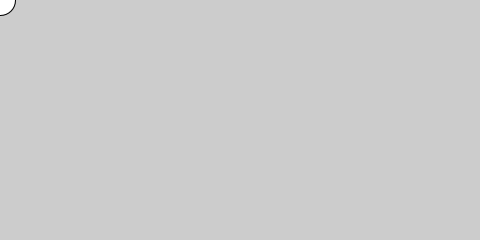
Frame 1 (no input)
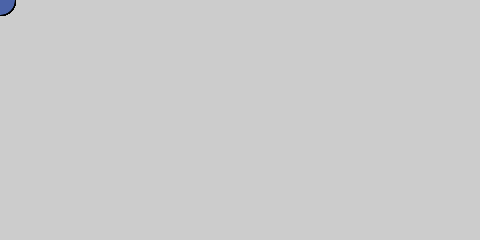
Frame 60 (the mouse pressed at the canvas centre just before this capture)
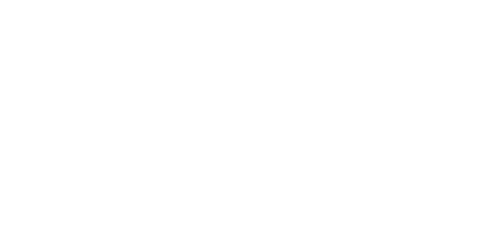
Frame 120 (the mouse held since frame 60 and released just before this capture)

The Processing sketch that drew these frames (run headless with seeded random() and noise(); from frame 60 on, the mouse is pressed at the canvas centre):

// Processing sketch: processing_89559
// ── processing_89559.pde

void setup(){ 
size(480,240); 
smooth(); 
} 

void draw(){ 
if (mousePressed){ 
background(255,120); 
fill(21,88,190); 
} 
else{ 
ellipse(mouseX,mouseY,30,30); 
fill(random(0,255),random(0,255),random(0,255),120); 
} 
}
